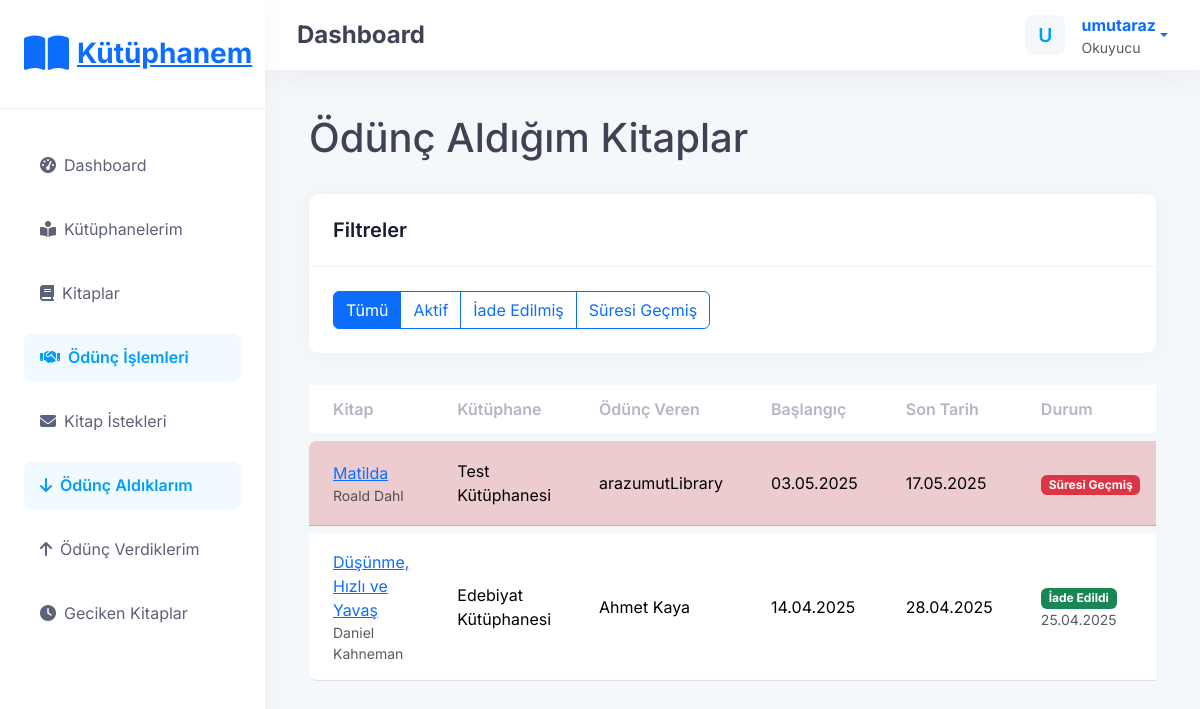
Page /loans/borrowed/ (signed in) on the committed database.
### accounts/models.py (models this page shows, shortened)
class CustomUser(AbstractUser):
    SUPER_ADMIN = 'SUPER_ADMIN'
    LIBRARY_ADMIN = 'LIBRARY_ADMIN'
    READER = 'READER'
    USER_TYPE_CHOICES = [
        (SUPER_ADMIN, 'Süper Admin'),
        (LIBRARY_ADMIN, 'Kütüphane Yöneticisi'),
        (READER, 'Okuyucu'),
    ]
    user_type = models.CharField(
        max_length=20,
        choices=USER_TYPE_CHOICES,
        default=READER,
    )

### loans/models.py (models this page shows, shortened)
class Loan(models.Model):
    book = models.ForeignKey(
        Book,
        on_delete=models.CASCADE,
        related_name='loans',
        verbose_name="Kitap"
    )
    borrower = models.ForeignKey(
        settings.AUTH_USER_MODEL,
        on_delete=models.CASCADE,
        related_name='borrowed_books',
        verbose_name="Ödünç Alan"
    )
    lender = models.ForeignKey(
        settings.AUTH_USER_MODEL,
        on_delete=models.CASCADE,
        related_name='lent_books',
        verbose_name="Ödünç Veren"
    )
    start_date = models.DateTimeField(default=timezone.now, verbose_name="Başlangıç Tarihi")
    due_date = models.DateTimeField(verbose_name="Son Tarih")
    returned_date = models.DateTimeField(blank=True, null=True, verbose_name="İade Tarihi")
    notes = models.TextField(blank=True, null=True, verbose_name="Notlar")
    class Meta:
        verbose_name = "Ödünç"
        verbose_name_plural = "Ödünçler"
        ordering = ['-start_date']
    @property
    def is_returned(self):
        return self.returned_date is not None
    @property
    def is_overdue(self):
        if self.is_returned:
            return False
        return timezone.now() > self.due_date

### books/models.py (models this page shows, shortened)
class Book(models.Model):
    title = models.CharField(max_length=255, verbose_name="Kitap Adı")
    author = models.CharField(max_length=255, verbose_name="Yazar")
    isbn = models.CharField(max_length=13, blank=True, null=True, verbose_name="ISBN")
    library = models.ForeignKey(
        Library,
        on_delete=models.CASCADE,
        related_name='books',
        verbose_name="Kütüphane"
    )
    is_available = models.BooleanField(default=True, verbose_name="Uygunluk Durumu")
    cover_image = models.ImageField(upload_to='book_covers/', blank=True, null=True, verbose_name="Kapak Resmi")
    description = models.TextField(blank=True, null=True, verbose_name="Açıklama")
    created_at = models.DateTimeField(auto_now_add=True, verbose_name="Eklenme Tarihi")
    updated_at = models.DateTimeField(auto_now=True, verbose_name="Güncellenme Tarihi")
    class Meta:
        verbose_name = "Kitap"
        verbose_name_plural = "Kitaplar"
        ordering = ['title']

### libraries/models.py (models this page shows, shortened)
class Library(models.Model):
    name = models.CharField(max_length=255, verbose_name="Kütüphane Adı")
    description = models.TextField(blank=True, null=True, verbose_name="Açıklama")
    owner = models.ForeignKey(
        settings.AUTH_USER_MODEL,
        on_delete=models.CASCADE,
        related_name='libraries',
        verbose_name="Sahip"
    )
    created_at = models.DateTimeField(auto_now_add=True, verbose_name="Oluşturulma Tarihi")
    updated_at = models.DateTimeField(auto_now=True, verbose_name="Güncellenme Tarihi")
    class Meta:
        verbose_name = "Kütüphane"
        verbose_name_plural = "Kütüphaneler"
        ordering = ['-created_at']

### loans/views.py (the view)
# urls.py: path('borrowed/', views.borrowed_books, name='borrowed_books'),
@login_required
def borrowed_books(request):
    loans = Loan.objects.filter(borrower=request.user)
    status = request.GET.get('status')
    if status == 'active':
        loans = loans.filter(returned_date__isnull=True)
    elif status == 'returned':
        loans = loans.filter(returned_date__isnull=False)
    elif status == 'overdue':
        loans = loans.filter(returned_date__isnull=True, due_date__lt=timezone.now())
    return render(request, 'loans/borrowed_books.html', {'loans': loans})

### templates/loans/borrowed_books.html (shortened to what this page needs)
{% extends 'base.html' %}
{% block content %}
<div class="container my-4">
    <div class="d-flex justify-content-between align-items-center mb-4">
        <h1>Ödünç Aldığım Kitaplar</h1>
    </div>
    <div class="card mb-4">
        <div class="card-header">
            <h5 class="card-title mb-0">Filtreler</h5>
        </div>
        <div class="card-body">
            <div class="btn-group" role="group">
                <a href="{% url 'borrowed_books' %}" class="btn btn-outline-primary {% if not request.GET.status %}active{% endif %}">Tümü</a>
                <a href="{% url 'borrowed_books' %}?status=active" class="btn btn-outline-primary {% if request.GET.status == 'active' %}active{% endif %}">Aktif</a>
                <a href="{% url 'borrowed_books' %}?status=returned" class="btn btn-outline-primary {% if request.GET.status == 'returned' %}active{% endif %}">İade Edilmiş</a>
                <a href="{% url 'borrowed_books' %}?status=overdue" class="btn btn-outline-primary {% if request.GET.status == 'overdue' %}active{% endif %}">Süresi Geçmiş</a>
            </div>
        </div>
    </div>
    {% if loans %}
    <div class="table-responsive">
        <table class="table table-striped table-hover">
            <thead>
                <tr>
                    <th>Kitap</th>
                    <th>Kütüphane</th>
                    <th>Ödünç Veren</th>
                    <th>Başlangıç</th>
                    <th>Son Tarih</th>
                    <th>Durum</th>
                </tr>
            </thead>
            <tbody>
                {% for loan in loans %}
                <tr {% if loan.is_overdue %}class="table-danger"{% endif %}>
                    <td>
                        <a href="{% url 'book_detail' loan.book.pk %}">{{ loan.book.title }}</a>
                        <small class="text-muted d-block">{{ loan.book.author }}</small>
                    </td>
                    <td>{{ loan.book.library.name }}</td>
                    <td>{{ loan.lender.get_full_name|default:loan.lender.username }}</td>
                    <td>{{ loan.start_date|date:"d.m.Y" }}</td>
                    <td>{{ loan.due_date|date:"d.m.Y" }}</td>
                    <td>
                        {% if loan.is_returned %}
                        <span class="badge bg-success">İade Edildi</span>
                        <small class="d-block text-muted">{{ loan.returned_date|date:"d.m.Y" }}</small>
                        {% elif loan.is_overdue %}
                        <span class="badge bg-danger">Süresi Geçmiş</span>
                        {% else %}
                        <span class="badge bg-primary">Aktif</span>
                        {% endif %}
                    </td>
                </tr>
                {% endfor %}
            </tbody>
        </table>
    </div>
    {% else %}
    <div class="alert alert-info">
        Henüz ödünç aldığınız kitap bulunmamaktadır.
    </div>
    {% endif %}
</div>
{% endblock %}

### templates/base.html (shortened to what this page needs)
<!DOCTYPE html>
<html lang="tr">
<head>
    <link href="https://cdn.jsdelivr.net/npm/bootstrap@5.3.2/dist/css/bootstrap.min.css" rel="stylesheet">
    <link rel="stylesheet" href="https://cdnjs.cloudflare.com/ajax/libs/font-awesome/6.5.1/css/all.min.css">
</head>
<body>
    <div class="app-sidebar">
        <div class="app-sidebar-logo">
            <a href="{% url 'dashboard' %}" class="d-flex align-items-center">
                <span class="fs-1 text-primary me-2"><i class="fas fa-book-open"></i></span>
                <h3 class="mb-0 fw-bold text-primary">Kütüphanem</h3>
            </a>
        </div>
        <div class="app-sidebar-menu">
            <div class="menu-item">
                <a href="{% url 'dashboard' %}" class="menu-link {% if request.path == '/' %}active{% endif %}">
                    <i class="menu-icon fas fa-tachometer-alt"></i>
                    <span>Dashboard</span>
                </a>
            </div>
            <div class="menu-item">
                <a href="{% url 'library_list' %}" class="menu-link {% if '/libraries/' in request.path %}active{% endif %}">
                    <i class="menu-icon fas fa-book-reader"></i>
                    <span>Kütüphanelerim</span>
                </a>
            </div>
            <div class="menu-item">
                <a href="{% url 'book_list' %}" class="menu-link {% if '/books/' in request.path %}active{% endif %}">
                    <i class="menu-icon fas fa-book"></i>
                    <span>Kitaplar</span>
                </a>
            </div>
            <div class="menu-item">
                <a href="{% url 'loan_list' %}" class="menu-link {% if '/loans/' in request.path %}active{% endif %}">
                    <i class="menu-icon fas fa-handshake"></i>
                    <span>Ödünç İşlemleri</span>
                </a>
            </div>
            <div class="menu-item">
                <a href="{% url 'book_request_list' %}" class="menu-link {% if '/books/requests/' in request.path %}active{% endif %}">
                    <i class="menu-icon fas fa-envelope"></i>
                    <span>Kitap İstekleri</span>
                </a>
            </div>
            <div class="menu-item">
                <a href="{% url 'borrowed_books' %}" class="menu-link {% if '/loans/borrowed/' in request.path %}active{% endif %}">
                    <i class="menu-icon fas fa-arrow-down"></i>
                    <span>Ödünç Aldıklarım</span>
                </a>
            </div>
            <div class="menu-item">
                <a href="{% url 'lent_books' %}" class="menu-link {% if '/loans/lent/' in request.path %}active{% endif %}">
                    <i class="menu-icon fas fa-arrow-up"></i>
                    <span>Ödünç Verdiklerim</span>
                </a>
            </div>
            <div class="menu-item">
                <a href="{% url 'overdue_books' %}" class="menu-link {% if '/loans/overdue/' in request.path %}active{% endif %}">
                    <i class="menu-icon fas fa-clock"></i>
                    <span>Geciken Kitaplar</span>
                </a>
            </div>
        </div>
    </div>
    <div class="app-header">
        <div class="d-flex align-items-center">
            <h4 class="mb-0 fw-bold">{% block header_title %}Dashboard{% endblock %}</h4>
        </div>
        <div class="d-flex align-items-center">
            {% if user.is_authenticated %}
                <div class="dropdown">
                    <a href="#" class="d-flex align-items-center text-decoration-none dropdown-toggle" id="userDropdown" data-bs-toggle="dropdown" aria-expanded="false">
                        <div class="symbol me-3">
                            <div class="symbol-label">{{ user.username|first|upper }}</div>
                        </div>
                        <div>
                            <span class="fw-bold">{{ user.get_full_name|default:user.username }}</span>
                            <div class="text-muted small">{{ user.get_user_type_display }}</div>
                        </div>
                    </a>
                </div>
            {% else %}
                <a href="{% url 'login' %}" class="btn btn-sm btn-primary me-2">Giriş Yap</a>
                <a href="{% url 'register' %}" class="btn btn-sm btn-light-primary">Kayıt Ol</a>
            {% endif %}
        </div>
    </div>
    <div class="app-content">
        {% block content %}{% endblock %}
    </div>
</body>
</html>

### templates/base.html (style rules this page uses)
:root { --primary-color: #009ef7; --secondary-color: #f1faff; --dark-color: #181c32; --light-color: #f9f9f9; --success-color: #50cd89; --warning-color: #ffc700; --danger-color: #f1416c; --info-color: #7239ea; }
body { font-family: 'Inter', sans-serif; background-color: #f5f8fa; color: #3f4254; }
.app-sidebar { background-color: #ffffff; box-shadow: 0 0 20px 0 rgba(76, 87, 125, 0.05); height: 100vh; position: fixed; width: 265px; z-index: 100; }
.app-sidebar-logo { display: flex; align-items: center; justify-content: space-between; padding: 1.5rem; border-bottom: 1px solid #eff2f5; }
.app-sidebar-menu { padding: 1.5rem 0; }
.menu-item { padding: 0.5rem 1.5rem; }
.menu-link { display: flex; align-items: center; padding: 0.75rem 1rem; color: #5e6278; border-radius: 0.475rem; transition: color 0.2s ease; text-decoration: none; }
.menu-link.active { background-color: var(--secondary-color); color: var(--primary-color); font-weight: 600; }
.menu-icon { margin-right: 0.5rem; color: inherit; }
.app-header { background-color: #ffffff; box-shadow: 0 10px 30px 0 rgba(82, 63, 105, 0.05); height: 70px; position: fixed; top: 0; right: 0; left: 265px; z-index: 99; display: flex; align-items: center; padding: 0 2rem; justify-content: space-between; }
.app-content { margin-left: 265px; padding: 90px 2rem 2rem; }
.card { box-shadow: 0 0 20px 0 rgba(76, 87, 125, 0.05); border: 0; border-radius: 0.625rem; margin-bottom: 1.5rem; }
.card-header { background-color: transparent; border-bottom: 1px solid #eff2f5; padding: 1.5rem; }
.card-title { font-weight: 600; color: var(--dark-color); margin-bottom: 0; }
.card-body { padding: 1.5rem; }
.table { border-collapse: separate; border-spacing: 0 0.5rem; }
.table thead th { font-weight: 600; color: #b5b5c3; border-bottom: 0; padding: 0.75rem 1.5rem; }
.table tbody td { padding: 1rem 1.5rem; vertical-align: middle; border-top: 0; background-color: #ffffff; }
.table tbody tr:first-child td:first-child { border-top-left-radius: 0.475rem; }
.table tbody tr:last-child td:first-child { border-bottom-left-radius: 0.475rem; }
.symbol { display: inline-flex; align-items: center; justify-content: center; border-radius: 0.475rem; width: 40px; height: 40px; background-color: #f5f8fa; color: var(--primary-color); font-weight: 600; }
.symbol-label { font-size: 1.2rem; }

### rows in the picture
CustomUser: username|first "U", get_full_name "umutaraz", user_type "Okuyucu"
Loan: book "Matilda", book.author "Roald Dahl", book.library.name "Test Kütüphanesi", lender.get_full_name "arazumutLibrary", start_date "03.05.2025", due_date "17.05.2025", shows "Süresi Geçmiş"
Loan: book "Düşünme, Hızlı ve Yavaş", book.author "Daniel Kahneman", book.library.name "Edebiyat Kütüphanesi", lender.get_full_name "Ahmet Kaya", start_date "14.04.2025", due_date "28.04.2025", returned_date "25.04.2025"
